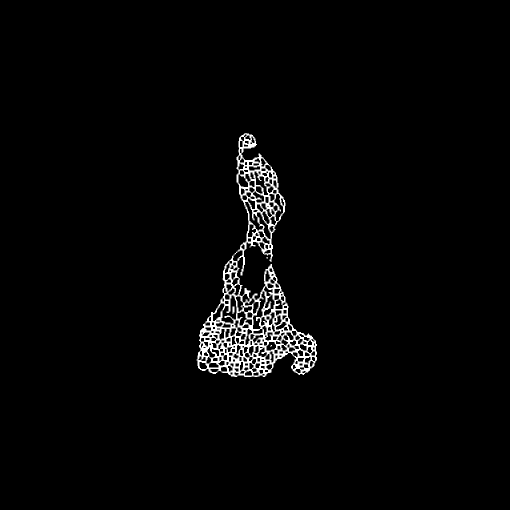
#> input picture 2D_analysis/test/test_sketeton_1.6.png, 1020 x 1020 px (shown at 1/2 size)
$ python BIN2Particle.py ../../2D_analysis/test/test_sketeton_1.6.png
#> lines starting #> are read from the running program, lines starting #| are printed output that depends on the picture; after the words box and inside, x2 and y2 are one past the last pixel; in counts of white or black regions, pixels touching at a corner belong together
'''
Img2Particle

Img2Particel is a simple, in-house developed python code for conversion from
gray image to hexagonal packing particle model in LAMMPS Data format.

MIT License

Copyright (c) 6th/June/2020 Yuan Chiang
'''
import os
import argparse
import glob
import numpy as np
import math
from matplotlib import pyplot as plt
from PIL import Image
from datetime import datetime

version = '1.0'

parser = argparse.ArgumentParser(prog='Img2Particle',
                                 description='Convert images into particle models.')

parser.add_argument('infile', metavar='images', type=str,
                    help='absolute or relative address of image files')
parser.add_argument('-o', dest='outfile', metavar='data file', type=str)

parser.add_argument('-lx', dest='lx', metavar='Lx', type=float, default=256,
                    help='model size in x dimension\t(default = 25600)')
parser.add_argument('-ly', dest='ly', metavar='Ly',type=float, default=256,
                    help='model size in y dimension\t(default = 25600)')
parser.add_argument('-lz', dest='lz', metavar='Lz',type=float, default=1,
                    help='model size in z dimension\t(default = 1)')
parser.add_argument('-s', dest='s', metavar='lc', type=float, default=1,
                    help='lattice constant = particle spacing along (100)\t(default = 100)')
parser.add_argument('-t', dest='types', metavar='types', type=int, default=2,
                    help='number of particle types')
parser.add_argument('-n',dest='nsize', metavar='len', nargs=2, type=float, default=[250, 3400],
                    help='create notch with lengths in x and y dimension\t(default = [500, 3400])')
parser.add_argument('--version', action='version', version='%(prog)s {:s}'.format(version))

args = parser.parse_args()

infile = args.infile

def import_img(infile):
    img = Image.open(infile).convert('L')
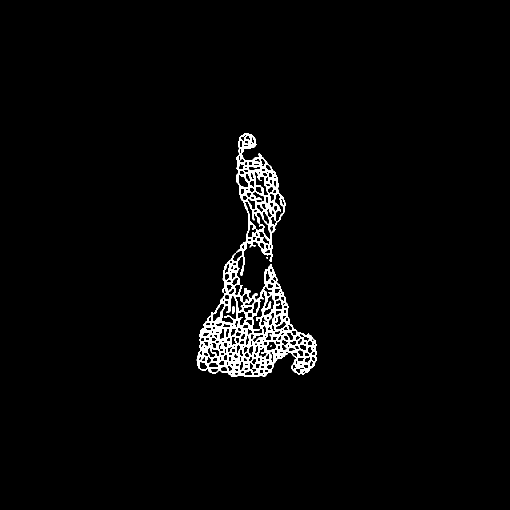
#> img: PIL image 1020x1020 L (shown at 1/2 size); 2.3% white; 4 white regions (2 under 20 px), largest, box (x1, y1, x2, y2) and area: (393, 266, 634, 754) 24047, (465, 613, 469, 628) 54
    img.load()
    array = np.asarray(img, dtype="int32")
    return array

img = import_img(infile)
print("Load image from file: {}".format(infile))
print("\timage size: {}".format(img.shape))
#| 	image size: (1020, 1020)

# ===== Define Model

lx = args.lx
ly = args.ly
lz = args.lz
s = args.s

print("Set up model...")
print("\tlx = {:f}\tly = {:f}\tlz = {:f}".format(lx, ly, lz))
print("\tlattice constant = {:f}".format(s))

# ===== Define Lattice

# create hexgonal packing unit cell
unit = s*np.array([[1,0,0],[0,math.sqrt(3.),0],[0,0,0]], dtype=float) # distant unit

nx = int(round(lx/unit[0,0]))
ny = int(round(ly/unit[1,1]))
nz = 1

mx = 2
my = 0
mz = 0

print("Hexagonal lattice:\n{}".format(unit))
print("\tnumber of lattices and margins in x: %3d / %3d" % (nx,mx))
print("\tnumber of lattices and margins in y: %3d / %3d" % (ny,my))
print("\tnumber of lattices and margins in z: %3d / %3d" % (nz,mz))

nx = nx + 2*mx
ny = ny + 2*my
nz = nz + 2*mz

# ===== Create Atoms

dtype = dict(zip(['id', 'molecule', 'type', 'q', 'x', 'y', 'z', 'ix', 'iy', 'iz'], [0, 1, 2, 3, 4, 5, 6, 7, 8, 9]))

natoms = int(2*nx*ny)

atoms = np.zeros((natoms,10))
atoms[:,dtype.get('id')] = np.arange(1,natoms+1)
atoms[:,dtype.get('molecule')] = np.ones((natoms,1)).reshape(-1)

id_ = 0
colx = dtype.get('x')
coly = dtype.get('y')
colz = dtype.get('z')
for i in range(nx):
    for j in range(ny):
        for k in range(nz):
            atoms[id_,colx:colz+1] = np.dot(np.transpose(unit),[[i-mx],[j-my],[k-mz]]).reshape(-1)
            id_ = id_ + 1
            atoms[id_,colx:colz+1] = np.dot(np.transpose(unit),[[i+0.5-mx],[j+0.5-my],[k-mz]]).reshape(-1)
            id_ = id_ + 1


print("Create atoms: {:d}".format(natoms))

# ===== Change Types

ntypes = args.types

rows, cols = img.shape
#> rows = 1020; cols = 1020
colt = dtype.get('type')

hist, bin_edges = np.histogram(img.reshape(-1),bins=ntypes)
#> hist = [1016283, 24117]; bin_edges = [0, 127.5, 255]

print(hist, bin_edges)
#| [1016283   24117] [  0.  127.5 255. ]

for i in range(natoms):
    x = int(round(atoms[i,colx]/lx*cols))
    y = rows - 1 - int(round(atoms[i,coly]/ly*rows))
    if x < 0 or x >= cols or y < 0 or y >= rows:
        atoms[i,colt] = 1
    else:
        for b in range(ntypes):
            if img[y,x] >= bin_edges[b]:
                atoms[i,colt] = ntypes - b

ntypes = int(max(atoms[:,colt]))
#> ntypes = 2

# ===== Create Notch

wn = args.nsize[0]
hn = args.nsize[1]

indices = np.logical_not(np.logical_and(np.logical_and(atoms[:,colx] < lx/2.0 + wn/2.0, atoms[:,colx] > lx/2.0 - wn/2.0), atoms[:,coly] < hn))

atoms = atoms[indices]
natoms = atoms.shape[0]
#> natoms = 3108
atoms[:,dtype.get('id')] = np.arange(1,natoms+1)
color = [str(item/(ntypes+1)) for item in atoms[:,colt]]

# ===== Single or Composite

single = False

if single == True:
    atoms = atoms[atoms[:,dtype.get('type')] == 1]
    natoms = atoms.shape[0]
    atoms[:,dtype.get('id')] = np.arange(1,natoms+1)
    color = [str(item/(ntypes+1)) for item in atoms[:,colt]]

plt.figure(figsize=[12.8, 9.6], dpi=330, facecolor=None, edgecolor=None, frameon=True)

plt.subplot(121)
plt.imshow(img,cmap='gist_gray')

plt.subplot(122)
plt.scatter(atoms[:,colx],atoms[:,coly],s=0.1,marker="o",c=color)
ax = plt.gca()
ax.set_aspect(1.0)
plt.savefig(infile+'_conversion.png')
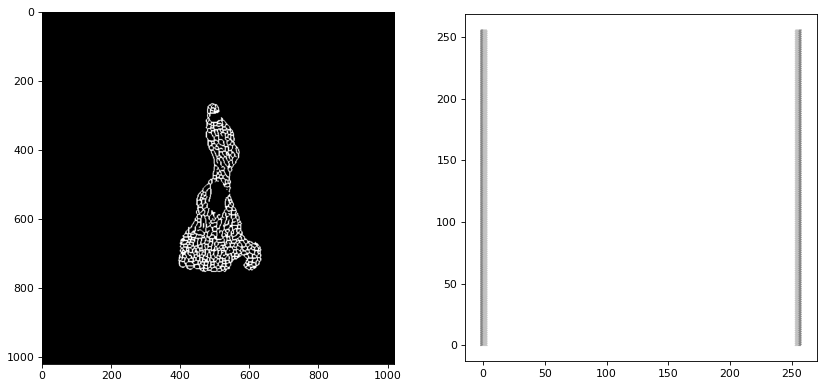
#> figure drawn by matplotlib, 2 panels

if args.outfile is None:
    outfile = os.path.splitext(infile)[0] + '.data'
else:
    if args.outfile.lower().endswith('data'):
        outfile = args.outfile
    else:
        outfile = args.outfile + '.data'

print('Write data file: {}'.format(outfile))

with open(outfile, "w") as outfile:
    now = datetime.now().strftime("%Y/%m/%d %H:%M:%S")
    outfile.write("LAMMPS data created via Img2Particle at "+now+"\n")
    outfile.write("\n%d atoms\n" % natoms)
    outfile.write('# use create_bonds command in lammps to create springs\n')
    outfile.write("\n%d atom types\n" % ntypes)
    outfile.write("%d bond types\n" % int(math.factorial(ntypes+2-1)/(math.factorial(2)*math.factorial(ntypes-1))))

    outfile.write("\n%12.5E %12.5E xlo xhi\n" % (np.min(atoms[:,colx]),np.max(atoms[:,colx])))
    outfile.write("%12.5E %12.5E ylo yhi\n" % (np.min(atoms[:,coly]),np.max(atoms[:,coly])))
    outfile.write("%12.5E %12.5E zlo zhi\n" % (np.min(atoms[:,colz])-lz/2,np.max(atoms[:,colz])+lz/2))

    outfile.write("\nMasses\n\n")
    for i in range(ntypes):
        outfile.write("%5d\t%9.3E\n" % (i+1,1))
    '''
    outfile.write("\nAtoms # full\n\n")
    for i in range(natoms):
        outfile.write("%5d\t%d\t%d\t%6.3f\t%6.3f\t%6.3f\t%6.3f\t%d\t%d\t%d\n" % (atoms[i,dtype.get('id')],
                                                                          atoms[i,dtype.get('molecule')],
                                                                          atoms[i,dtype.get('type')],
                                                                          atoms[i,dtype.get('q')],
                                                                          atoms[i,dtype.get('x')],
                                                                          atoms[i,dtype.get('y')],
                                                                          atoms[i,dtype.get('z')],
                                                                          atoms[i,dtype.get('ix')],
                                                                          atoms[i,dtype.get('iy')],
                                                                          atoms[i,dtype.get('iz')]))
    '''
    outfile.write("\nAtoms # bond\n\n")
    for i in range(natoms):
        outfile.write("%5d\t%d\t%d\t%10.3f\t%10.3f\t%10.3f\t%d\t%d\t%d\n" % (atoms[i,dtype.get('id')],
                                                                          atoms[i,dtype.get('molecule')],
                                                                          atoms[i,dtype.get('type')],
                                                                          atoms[i,dtype.get('x')],
                                                                          atoms[i,dtype.get('y')],
                                                                          atoms[i,dtype.get('z')],
                                                                          atoms[i,dtype.get('ix')],
                                                                          atoms[i,dtype.get('iy')],
                                                                          atoms[i,dtype.get('iz')]))
